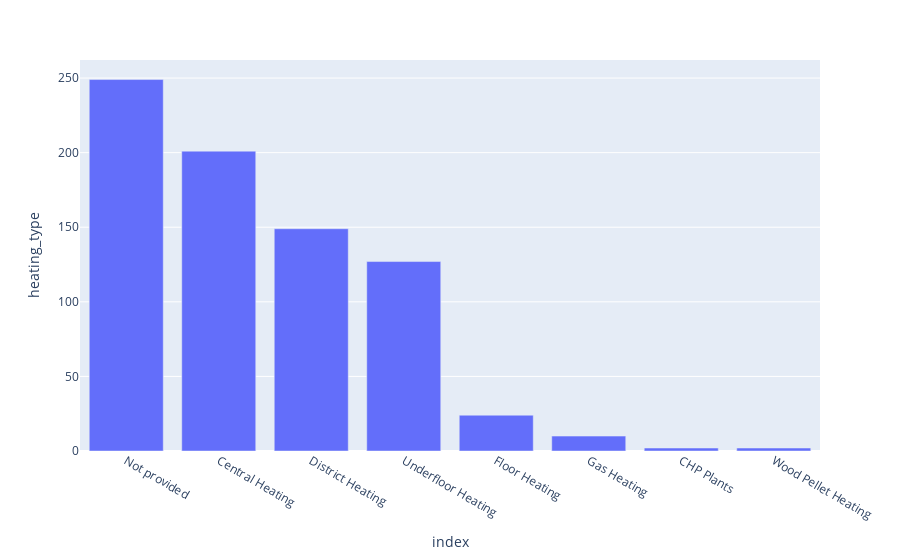

Write notebook code for a chart like this one.
### Code cell
# Visualize
px.bar(df.heating_type.value_counts().reset_index(), x='index', y='heating_type')

### Figure 1 — Plotly figure (JSON) as saved in the notebook; plotly's stock layout.template omitted (floating-point values rounded to 4 significant figures)
{"data": [{"alignmentgroup": "True", "hovertemplate": "index=%{x}<br>heating_type=%{y}<extra></extra>", "legendgroup": "", "marker": {"color": "#636efa", "pattern": {"shape": ""}}, "name": "", "offsetgroup": "", "orientation": "v", "showlegend": false, "textposition": "auto", "type": "bar", "x": ["Not provided", "Central Heating", "District Heating", "Underfloor Heating", "Floor Heating", "Gas Heating", "CHP Plants", "Wood Pellet Heating"], "xaxis": "x", "y": [249, 201, 149, 127, 24, 10, 2, 2], "yaxis": "y"}], "layout": {"barmode": "relative", "legend": {"tracegroupgap": 0}, "margin": {"t": 60}, "xaxis": {"anchor": "y", "domain": [0, 1], "title": {"text": "index"}}, "yaxis": {"anchor": "x", "domain": [0, 1], "title": {"text": "heating_type"}}}}
